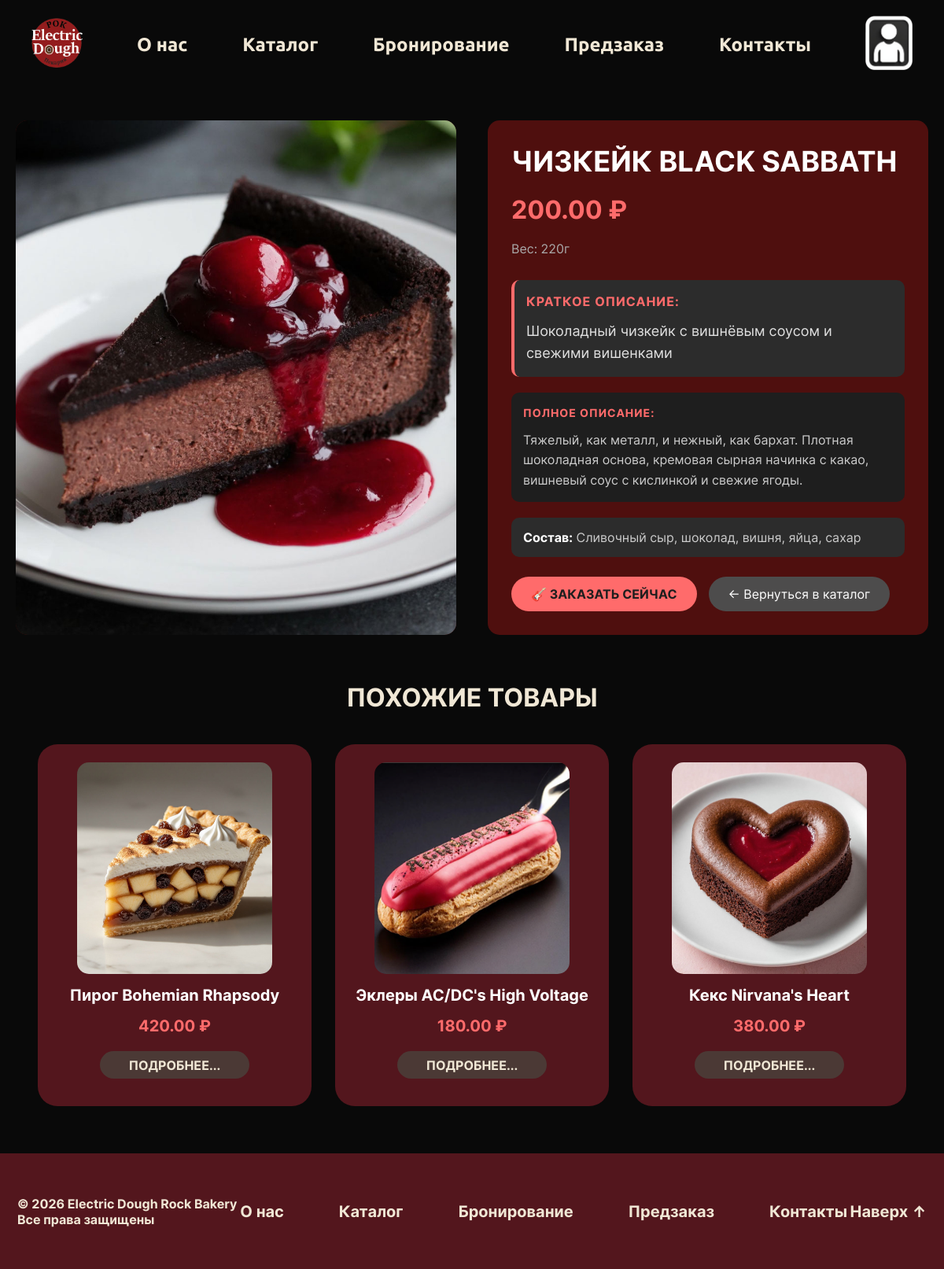
The app's page /product.php?id=3 with its own data.
### tables this page shows
CREATE TABLE `products` (
  `ID_product` int NOT NULL,
  `Name` varchar(255) NOT NULL,
  `Description` text,
  `Full_description` text,
  `Price` decimal(10,2) NOT NULL,
  `Category` varchar(100) NOT NULL,
  `Image` varchar(255) DEFAULT NULL,
  `Ingredients` text,
  `Weight` varchar(50) DEFAULT NULL,
  `Status` enum('available','unavailable') DEFAULT 'available',
  `Created_at` timestamp NOT NULL DEFAULT CURRENT_TIMESTAMP
);

### product.php (the view, shortened to what this page needs)
<?php
require_once 'db.php';
$product_id = isset($_GET['id']) ? intval($_GET['id']) : 0;
$stmt = $conn->prepare("SELECT * FROM products WHERE ID_product = ? AND Status = 'available'");
$stmt->bind_param("i", $product_id);
$stmt->execute();
$result = $stmt->get_result();
$product = $result->fetch_assoc();
$similar_query = "SELECT * FROM products WHERE Category = ? AND ID_product != ? AND Status = 'available' LIMIT 3";
$similar_stmt = $conn->prepare($similar_query);
$similar_stmt->bind_param("si", $product['Category'], $product_id);
$similar_stmt->execute();
$similar_result = $similar_stmt->get_result();
?>
<!DOCTYPE html>
<html lang="ru">
<head>
    <link rel="stylesheet" href="font.css">
    <link rel="stylesheet" href="css/product.css">
</head>
<body>
    <header class="header">
        <div class="logo">
            <a href="index.php">
                <img src="IMG/logo.png" alt="Логотип бренда" width="65px">
            </a>
        </div>
        <nav class="menu">
            <ul>
                <li><a href="aboutus.php">О нас</a></li>
                <li><a href="catalog.php">Каталог</a></li>
                <li><a href="booking.php">Бронирование</a></li>
                <li><a href="pre-order.php">Предзаказ</a></li>
                <li><a href="contacts.php">Контакты</a></li>
            </ul>
        </nav>
        <div class="account">
            <a href="account.php">
                <img src="IMG/avatar.png" alt="Личный кабинет" width="60px">
            </a>
        </div>
    </header>
    <main>
        <div class="product-detail">
            <div class="product-image-large">
                <img src="IMG/products/<?php echo $product['Image']; ?>"
                     alt="<?php echo htmlspecialchars($product['Name']); ?>"
                     onerror="this.src='IMG/placeholder.jpg'">
            </div>
            <div class="product-info">
                <h1><?php echo htmlspecialchars($product['Name']); ?></h1>
                <div class="product-price"><?php echo $product['Price']; ?> ₽</div>
                <?php if ($product['Weight']): ?>
                    <div class="product-weight">Вес: <?php echo $product['Weight']; ?></div>
                <?php endif; ?>
                <?php if ($product['Description']): ?>
                    <div class="product-description-short">
                        <strong>Краткое описание:</strong>
                        <p><?php echo nl2br(htmlspecialchars($product['Description'])); ?></p>
                    </div>
                <?php endif; ?>
                <?php if ($product['Full_description']): ?>
                    <div class="product-description-full">
                        <strong>Полное описание:</strong>
                        <p><?php echo nl2br(htmlspecialchars($product['Full_description'])); ?></p>
                    </div>
                <?php endif; ?>
                <?php if ($product['Ingredients']): ?>
                    <div class="product-ingredients">
                        <strong>Состав:</strong> <?php echo htmlspecialchars($product['Ingredients']); ?>
                    </div>
                <?php endif; ?>
                <div class="product-actions">
                    <a href="pre-order.php?product_id=<?php echo $product['ID_product']; ?>" class="preorder-btn">
                        🎸 Заказать сейчас
                    </a>
                    <a href="catalog.php" class="back-to-catalog">← Вернуться в каталог</a>
                </div>
            </div>
        </div>
        <?php if ($similar_result->num_rows > 0): ?>
            <div class="similar-products">
                <h2 class="similar-title">Похожие товары</h2>
                <div class="similar-grid">
                    <?php while ($similar = $similar_result->fetch_assoc()): ?>
                        <div class="product_item">
                            <img src="IMG/products/<?php echo $similar['Image']; ?>"
                                 class="product-image"
                                 alt="<?php echo htmlspecialchars($similar['Name']); ?>"
                                 onerror="this.src='IMG/placeholder.jpg'">
                            <p class="item_name">
                                <?php echo htmlspecialchars($similar['Name']); ?>
                            </p>
                            <div class="product-price"><?php echo $similar['Price']; ?> ₽</div>
                            <a href="product.php?id=<?php echo $similar['ID_product']; ?>">
                                <button>подробнее...</button>
                            </a>
                        </div>
                    <?php endwhile; ?>
                </div>
            </div>
        <?php endif; ?>
    </main>
    <footer class="footer">
        <p class="company-info">
            &copy; 2026 Electric Dough Rock Bakery
            Все права защищены
        </p>
        <nav class="menu footer-menu">
            <ul>
                <li><a href="aboutus.php">О нас</a></li>
                <li><a href="catalog.php">Каталог</a></li>
                <li><a href="booking.php">Бронирование</a></li>
                <li><a href="pre-order.php">Предзаказ</a></li>
                <li><a href="contacts.php">Контакты</a></li>
            </ul>
        </nav>
        <a href="#top" class="to-top">Наверх ↑</a>
    </footer>
</body>
</html>

### records on screen
products: Image (picture), Name "ЧИЗКЕЙК BLACK SABBATH", Price "200.00", Weight "220г", Description "Шоколадный чизкейк с вишнёвым соусом и свежими вишенками", Full_description "Тяжелый, как металл, и нежный, как бархат. Плотная шоколадная основа, кремовая сырная начинка с какао, вишневый соус с кислинкой и свежие ягоды.", Ingredients "Сливочный сыр, шоколад, вишня, яйца, сахар"
products: Image (picture), Name "Пирог Bohemian Rhapsody", Price "420.00"
products: Image (picture), Name "Эклеры AC/DC's High Voltage", Price "180.00"
products: Image (picture), Name "Кекс Nirvana's Heart", Price "380.00"
